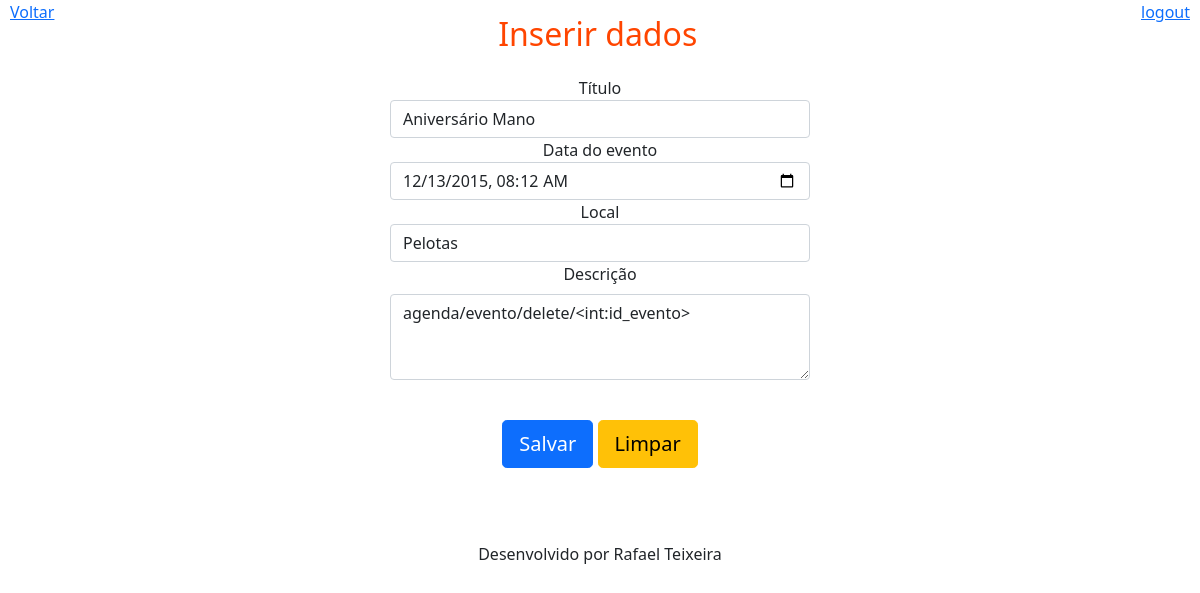
The page /agenda/evento/?id=14 (signed in) on the database its author committed.
### core/models.py (models this page shows, shortened)
class Evento(models.Model):
    titulo=models.CharField(max_length=100)
    descricao=models.TextField(null=True, blank=True)
    data_evento=models.DateTimeField(verbose_name='Data do Evento')
    data_criacao=models.DateTimeField(auto_now=True,verbose_name='Data de Criacao')
    usuario=models.ForeignKey(User,on_delete=models.CASCADE) # models.cascade (Se o usuário for deletado, seus eventos também serão.) Para User será necessário defenir um valor padrão.
    local=models.CharField(null=True, max_length=50,blank=True)
    class Meta:                 #Alteração do nome da tabela sqlite3: comando sqlmigrate core xxxx/dados para migração manual.
        db_table='evento'
    def __str__(self) -> str:
        return self.titulo
    def get_data_form_evento(self):
        return self.data_evento.strftime('%Y-%m-%dT%H:%M') # Padrão input html datetime-local

### core/views.py (the view)
# urls.py: path('agenda/evento/',views.evento),
@login_required(login_url='/login/')
def evento(request):
    id_evento=request.GET.get('id')
    if id_evento:
        print(id_evento)
        usuario=Evento.objects.get(id=id_evento)
        print(usuario)
        context={'dados':usuario}
        return render(request,'evento.html',context)
    return render(request,'evento.html')

### core/templates/evento.html (shortened to what this page needs)
{% extends 'model-page.html' %}
{% block content %}
    <div id="evento" align="center">
        <h2>Inserir dados</h2>
    </div>
    <div align="center">
        <form action="submit" style="width: 35%;" method="post">{% csrf_token %}
            <label class="sr-only">Título</label>
            <input type="text" name="titulo" class="form-control" placeholder="titulo" required autofocus value="{{ dados.titulo }}" >
            <label class="sr-only">Data do evento</label>
            <input type="datetime-local" name="data_evento" id="data_evento" class="form-control" placeholder="Data do evento" required value="{{ dados.get_data_form_evento }}">
            <label class="sr-only">Local</label>
            <input type="text" name="local" class="form-control" placeholder="local" required autofocus value="{{ dados.local }}">
            <div class="mb-3">
                <label  class="form-label">Descrição</label>
                <textarea class="form-control" name="descricao" id="descricao" rows="3">{{ dados.descricao }}</textarea>
            </div>
            <br>
            <div>
                <button class="btn btn-lg btn-primary btn-block" type="submit">Salvar</button>
                <button class="btn btn-lg btn-primary btn-block btn btn-warning" type="reset">Limpar</button>
            </div>
            <br>
        </form>
    </div>
{% endblock %}

### core/static/css/style.css (style rules this page uses)
body { min-width: 600px; }
#evento { padding: 15px; text-align: center; color: orangered; }

### rows shown on the page
Evento: titulo "Aniversário Mano", data_evento "12/13/2015 08:12", local "Pelotas", descricao "agenda/evento/delete/<int:id_evento>"
